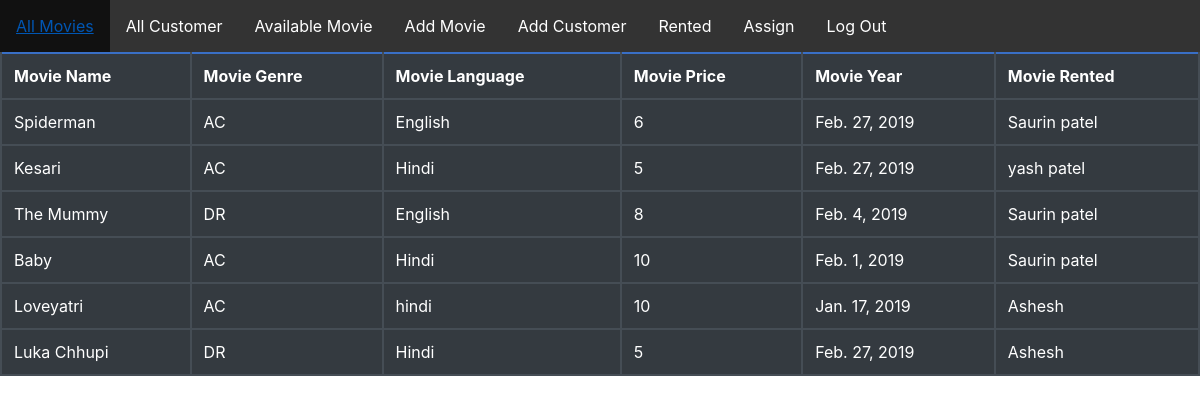
The app's page /movie/rented/ with its own data.
### movies/models.py (models this page shows, shortened)
class Movies(models.Model):
    movie_name = models.CharField(max_length=100)
    movie_genre = models.CharField(max_length=2,choices=genre)
    movie_language = models.CharField(max_length=300)
    movie_price = models.IntegerField()
    movie_year = models.DateField(null=True,blank=True)
    rentedBy = models.ForeignKey('customers.Customers',on_delete=models.SET_NULL,null=True,blank=True)

### customers/models.py (models this page shows)
class Customers(models.Model):
    cust_name = models.CharField(max_length=100)
    cust_age = models.IntegerField()
    cust_address = models.CharField(max_length=200)
    cust_phone_number = models.IntegerField()
    cust_delete = models.CharField(max_length=100,null=True)
    cust_update = models.CharField(max_length=100,null=True)
    def __str__(self):
        return self.cust_name

### movies/views.py (the view)
# urls.py: path('rented/',views.movie_rented,name='movie_rented'),
def movie_rented(request):
    m = {}
    movie1 = Movies.objects.exclude(rentedBy=None)
    m["movie_data"] = movie1
    return render(request, 'movie_rented.html', m)

### movierental/templates/movie_rented.html
{% extends 'index.html'%}
{% block content %}
<html>
<head>
</head>
<body>
    <table class="table table-dark">
        <thead>
        <tr>
                        <th>Movie Name</th>
                        <th>Movie Genre</th>
                        <th>Movie Language</th>
                        <th>Movie Price</th>
                        <th>Movie Year</th>
                        <th>Movie Rented</th>
        </tr>
        </thead>
        {% for i in movie_data %}
        <tbody>
        <tr>
            <td>{{ i.movie_name }}</td>
            <td>{{ i.movie_genre }}</td>
            <td>{{ i.movie_language}}</td>
            <td>{{ i.movie_price }}</td>
            <td>{{ i.movie_year }}</td>
            <td>{{ i.rentedBy }}</td>
        </tr>
        </tbody>
        {% endfor %}
    </table>
</body>
</html>
{% endblock %}

### movierental/templates/index.html (style rules this page uses)
table,th,tr,td { border: 2px solid #396fc6; border-collapse: collapse; }

### records on screen
Movies: movie_name "Spiderman", movie_genre "AC", movie_language "English", movie_price "6", movie_year "Feb. 27, 2019", rentedBy "Saurin patel"
Movies: movie_name "Kesari", movie_genre "AC", movie_language "Hindi", movie_price "5", movie_year "Feb. 27, 2019", rentedBy "yash patel"
Movies: movie_name "The Mummy", movie_genre "DR", movie_language "English", movie_price "8", movie_year "Feb. 4, 2019", rentedBy "Saurin patel"
Movies: movie_name "Baby", movie_genre "AC", movie_language "Hindi", movie_price "10", movie_year "Feb. 1, 2019", rentedBy "Saurin patel"
Movies: movie_name "Loveyatri", movie_genre "AC", movie_language "hindi", movie_price "10", movie_year "Jan. 17, 2019", rentedBy "Ashesh"
Movies: movie_name "Luka Chhupi", movie_genre "DR", movie_language "Hindi", movie_price "5", movie_year "Feb. 27, 2019", rentedBy "Ashesh"
